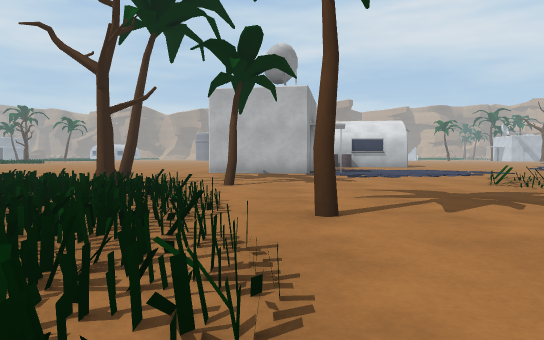
[1] (above)

24 first-person views from a walk through a Unity game level. The camera is 0.52 m above the floor, tilts 2° down and sees 70° across. The floor is counted in squares, 1 m on a side. Each view is taken from the middle of a square. On the plan, view 1 faces up. The plan holds only what a view shows up to about 10 squares ahead; the rest is blank. The place goes on beyond the plan. The player is left out.

[2]
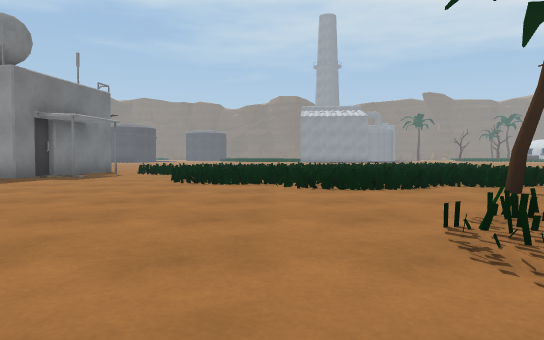

[3]
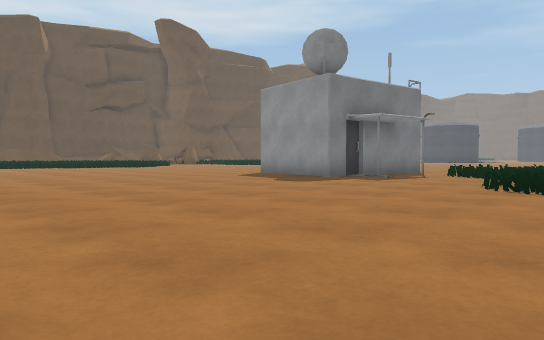

[4]
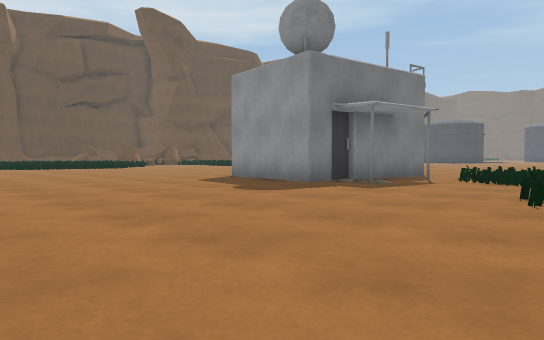

[5]
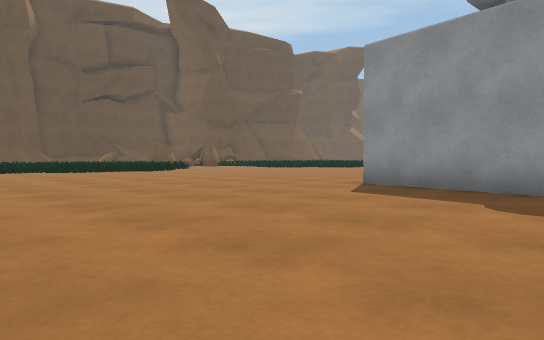

[6]
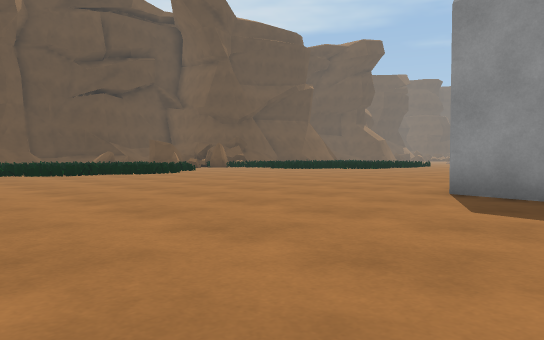

[7]
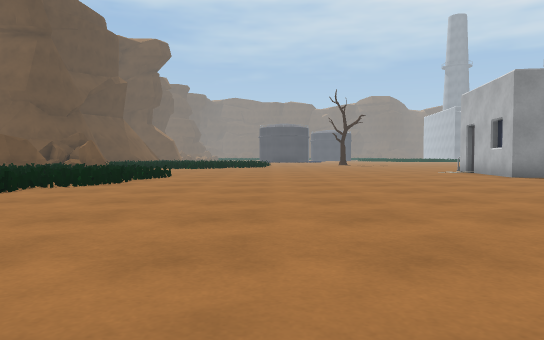

[8]
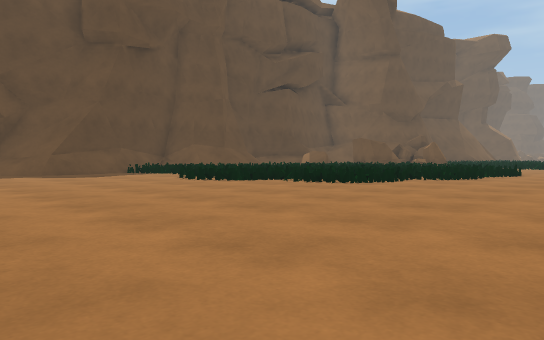

[9]
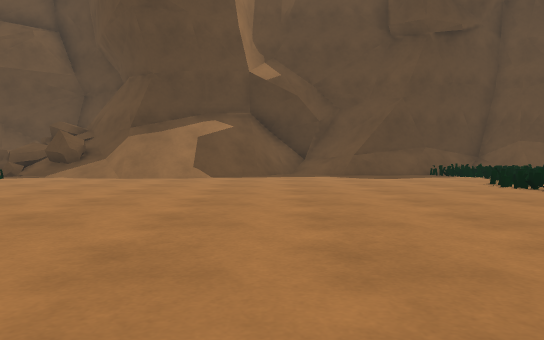

[10]
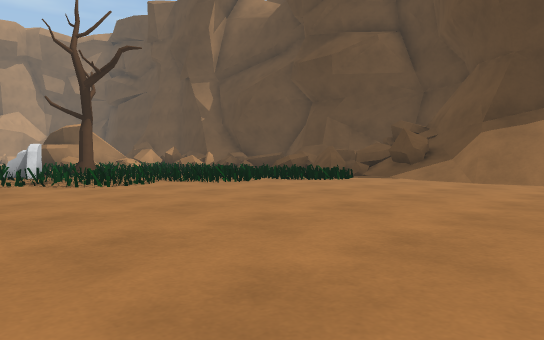

[11]
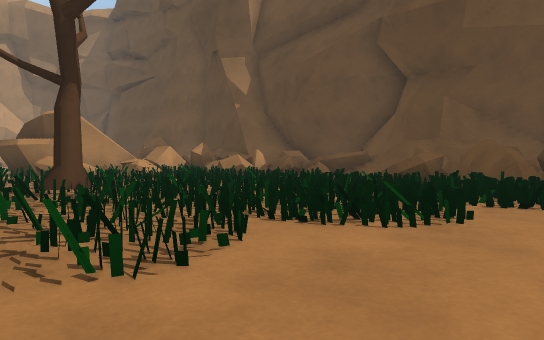

[12]
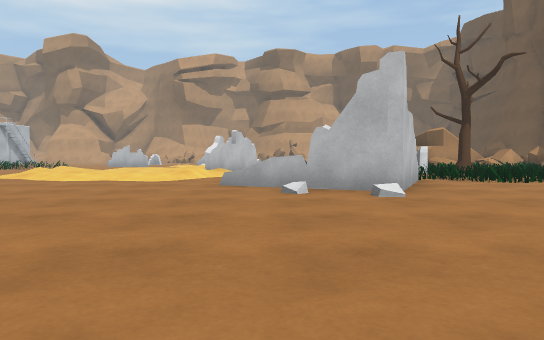

[13]
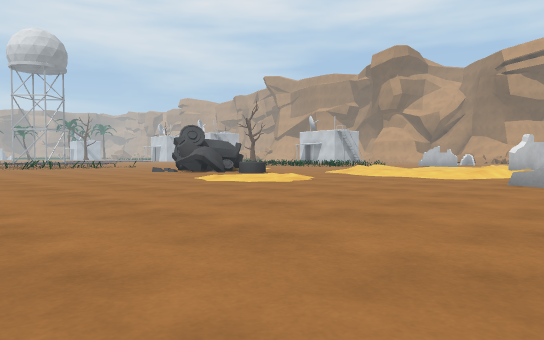

[14]
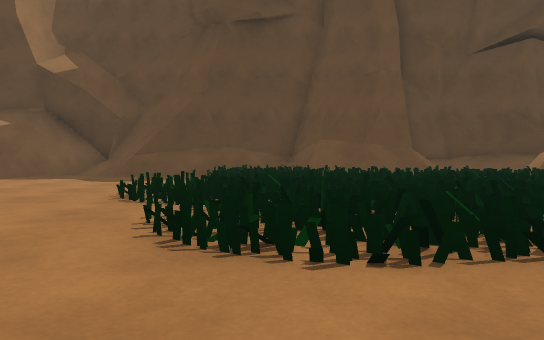

[15]
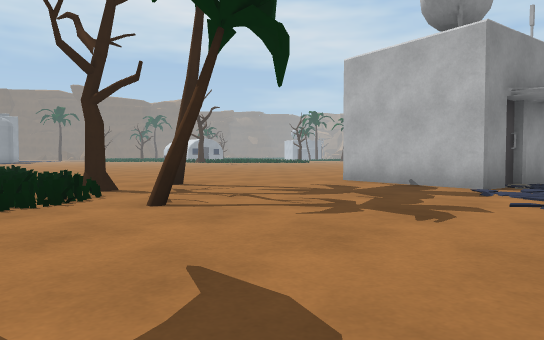

[16]
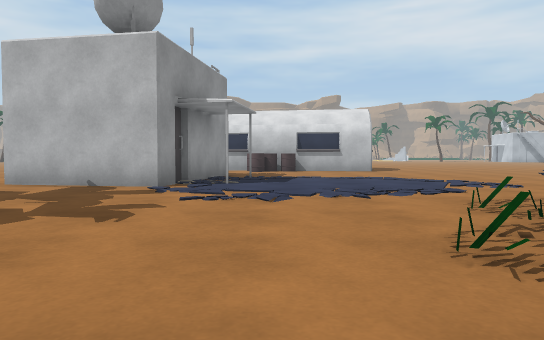

[17]
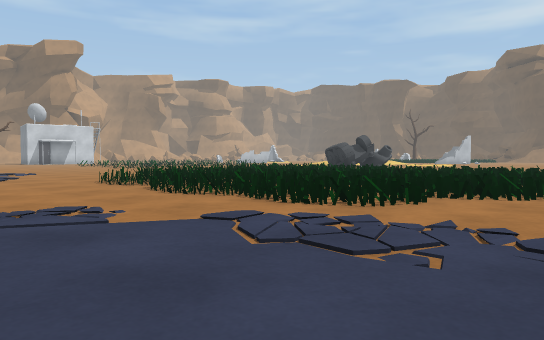

[18]
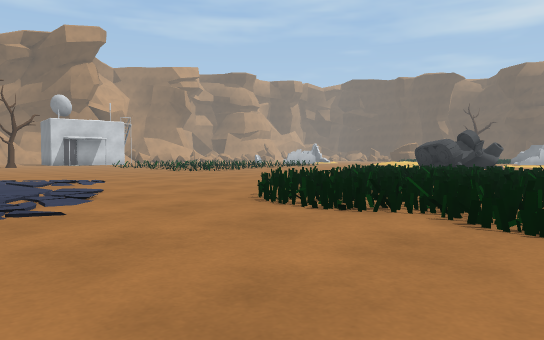

[19]
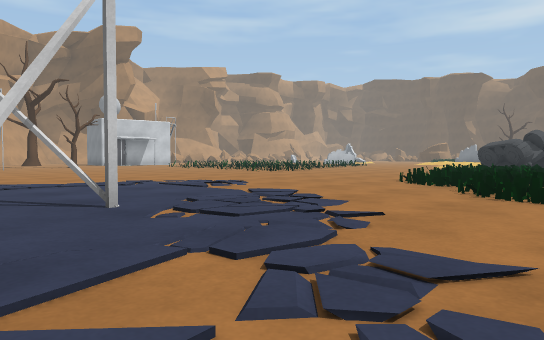

[20]
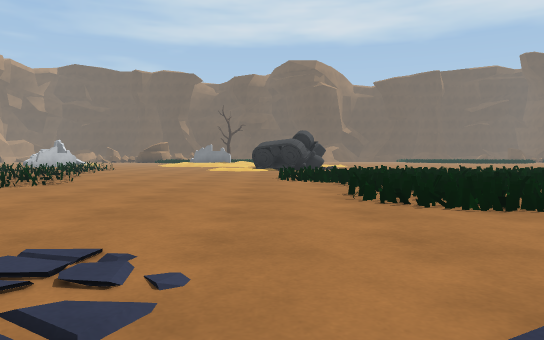

[21]
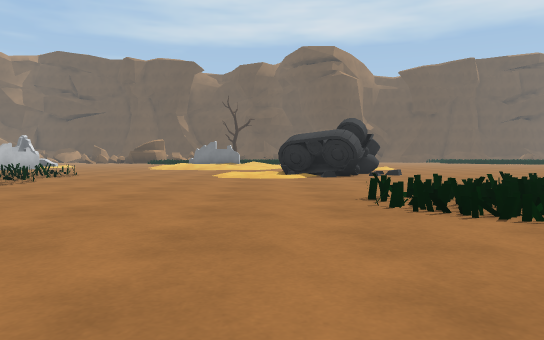

[22]
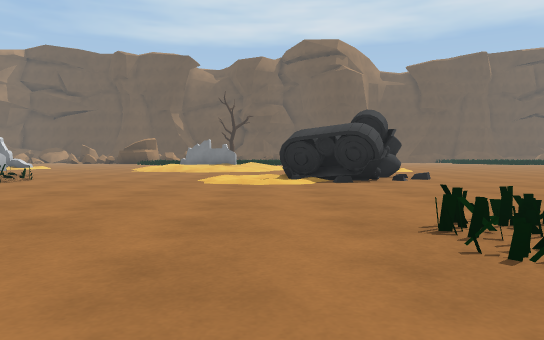

[23]
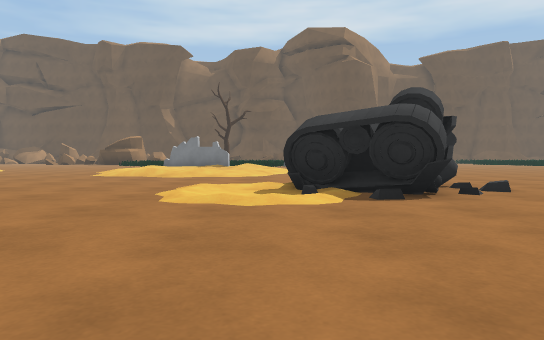

[24]
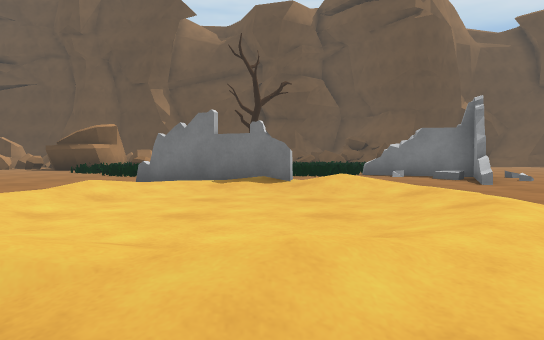

### Floor plan
Key: @ floor where view 1 was taken; # wall or solid block; x gap in a wall; . main floor; : floor 0.05 m higher than the main floor; / step, stairs or slope; = window, fence, low wall or low ledge; ^ raised ledge; v drop or lower ground; T tree; O other object.
Columns run from 7 left of view 1 to 25 right of it. Each row starts with its distance up from view 1.
 15         ##   .....  #
 14         #O:.:.....:..x..:.
 13     .O  # ...:...............
 12    ..####............:..:....
 11   ...................:.::...
 10  ..............====....:...
  9  ...T.......========......
  8   ..........=========.....
  7 ====T.T....===========.....
  6   ====......=========......
  5    ====....==========......=
  4    ====T... ==== =====....==
  3    ====...= === =======....==
  2    =====..==== =======.....===
  1    =====...=.      =........
  0    ====@......     .........
 -1    ====......     ..........=
 -2  =====.......     ...........=
 -3 ===..........    ....##.:...===
 -4 ==..........     ...###.:....=
 -5 ...:........   .....#  .......
 -6 ###O#.......   .....   .......
 -7    ##.......   .....   .......
 -8    #........  ......   .////..
 -9    #.......   ....... ./////
-10 ...........   .....::..//../
-11 ...........   ........./...//
-12 ..........    .........//..//
-13  ........... ........../////
-14   ...................=...### ..
-15    ..................#.     ....
-16    .................#^.     ....
-17    .................##.      =..
-18    ====..............##
-19    ======.............====#
-20    =======............====#==
-21    =======.............==#T=====#
-22    = ======..........=========^ #
-23     =======...........=======^=
-24    =======..........==========
-25   ========.......//..======#=
-26   ^^=^^===.....///=##==^v v=
-27     ^##======.#/ /## ##vvvv

Where each view was taken, in squares from view 1:
view 1: 0 up, 0 right, facing up
view 2: 0 up, 6 right, facing left
view 3: 0 up, 5 right, facing down-left
view 4: 1 down, 3 right, facing down-left
view 5: 5 down, 3 right, facing down-left
view 6: 7 down, 2 right, facing down-left
view 7: 15 down, 6 right, facing left
view 8: 15 down, 8 right, facing down-left
view 9: 16 down, 7 right, facing down
view 10: 17 down, 8 right, facing down-right
view 11: 19 down, 13 right, facing down-right
view 12: 15 down, 7 right, facing right
view 13: 16 down, 6 right, facing up-right
view 14: 17 down, 1 right, facing down
view 15: 5 up, 3 right, facing up-left
view 16: 5 up, 3 right, facing up
view 17: 13 up, 3 right, facing down-right
view 18: 13 up, 8 right, facing down-right
view 19: 15 up, 10 right, facing down-right
view 20: 12 up, 15 right, facing down
view 21: 7 up, 16 right, facing down
view 22: 5 up, 16 right, facing down
view 23: 2 up, 16 right, facing down
view 24: 7 down, 18 right, facing down
